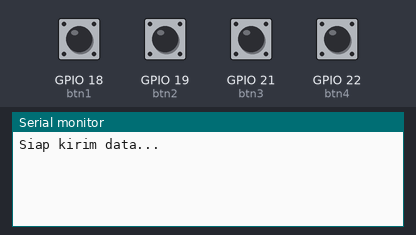
This sketch was run on a simulated ESP32. Shown: the last lines printed to the serial monitor. The inputs (shaded band) are chosen by the test bench; at power-on: GPIO 18 (btn1), GPIO 19 (btn2), GPIO 21 (btn3), GPIO 22 (btn4) HIGH. WiFi joins after 1.5 s; servers stay silent unless stated; uploads are accepted with an empty reply.

Above: at 2.7 s.
2.8 s: GPIO 18 (btn1) pulled LOW for 0.15 s
At 4.2 s:
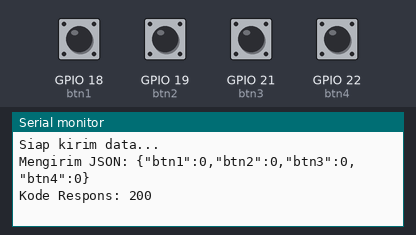
4.7 s: GPIO 19 (btn2) pulled LOW for 1 s
At 5.06 s:
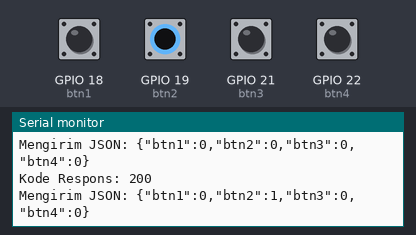
7.2 s: GPIO 21 (btn3) pulled LOW for 1 s
At 8.8 s:
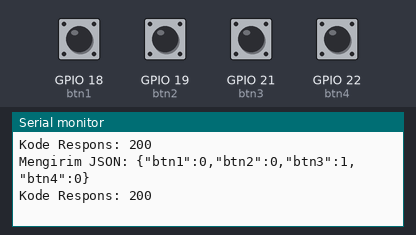
9.7 s: GPIO 22 (btn4) pulled LOW for 1 s
At 10.7 s:
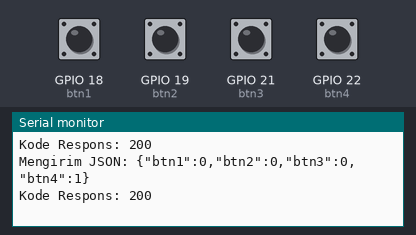
12.2 s: GPIO 18 (btn1) pulled LOW for 1 s
At 13.8 s:
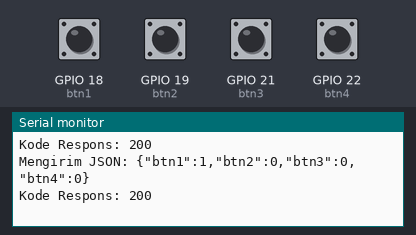

The sketch:

5_4_Wifi_Station_Web_Client.ino
```cpp
/*
 * Nama : William Anthony
 * NIM  : 13223048
 * Modul: 5
 * Percobaan: 5.4 - Wifi Station & Web Client
 * * --- INSTRUKSI PENGAMBILAN DATA ---
 * 1. Pastikan Laptop menjalankan Server (bisa pakai Python script sederhana).
 * 2. Ganti 'serverName' dengan IP Laptop Anda.
 * 3. Tekan Tombol 1, 2, 3, atau 4 pada rangkaian.
 * 4. Amati Serial Monitor:
 * - Salin string JSON yang dikirim (misal: {"btn1":1...}) ke kolom "Nilai JSON Field".
 * - Salin "Response Code" (misal: 200) ke kolom "Kode Respons".
 * 5. Isi file "HTTP.csv".
 */

#include <WiFi.h>
#include <HTTPClient.h>

const char* ssid = "NAMA_WIFI_LAB";       // GANTI INI
const char* password = "PASSWORD_WIFI";   // GANTI INI
String serverName = "http://192.168.1.100:5000/data"; // GANTI IP LAPTOP

const int btn1 = 18; // Sesuaikan Pin
const int btn2 = 19;
const int btn3 = 21;
const int btn4 = 22;

volatile bool sendFlag = false;

void IRAM_ATTR isr() {
  sendFlag = true;
}

void setup() {
  Serial.begin(115200);
  pinMode(btn1, INPUT_PULLUP);
  pinMode(btn2, INPUT_PULLUP);
  pinMode(btn3, INPUT_PULLUP);
  pinMode(btn4, INPUT_PULLUP);

  attachInterrupt(digitalPinToInterrupt(btn1), isr, FALLING);
  attachInterrupt(digitalPinToInterrupt(btn2), isr, FALLING);
  attachInterrupt(digitalPinToInterrupt(btn3), isr, FALLING);
  attachInterrupt(digitalPinToInterrupt(btn4), isr, FALLING);

  WiFi.begin(ssid, password);
  while(WiFi.status() != WL_CONNECTED) delay(500);
  Serial.println("Siap kirim data...");
}

void loop() {
  if (sendFlag && WiFi.status() == WL_CONNECTED) {
    sendFlag = false;
    delay(200); // Debounce sederhana

    HTTPClient http;
    http.begin(serverName);
    http.addHeader("Content-Type", "application/json");

    // Membuat JSON Payload
    String json = "{";
    json += "\"btn1\":" + String(!digitalRead(btn1)) + ",";
    json += "\"btn2\":" + String(!digitalRead(btn2)) + ",";
    json += "\"btn3\":" + String(!digitalRead(btn3)) + ",";
    json += "\"btn4\":" + String(!digitalRead(btn4));
    json += "}";

    Serial.print("Mengirim JSON: "); Serial.println(json); // COPY INI KE EXCEL

    int httpResponseCode = http.POST(json);
    Serial.print("Kode Respons: "); Serial.println(httpResponseCode); // COPY INI KE EXCEL

    http.end();
  }
}
```

Measured:
- after the input at 2.8 s, the serial monitor: prints a new line after 0.20 s (image 1)
- after the input at 4.7 s, the serial monitor: prints a new line after 0.20 s (image 2)
- after the input at 7.2 s, the serial monitor: prints a new line after 0.20 s (image 3)
- after the input at 9.7 s, the serial monitor: prints a new line after 0.20 s (image 4)
- after the input at 12.2 s, the serial monitor: prints a new line after 0.20 s (image 5)
